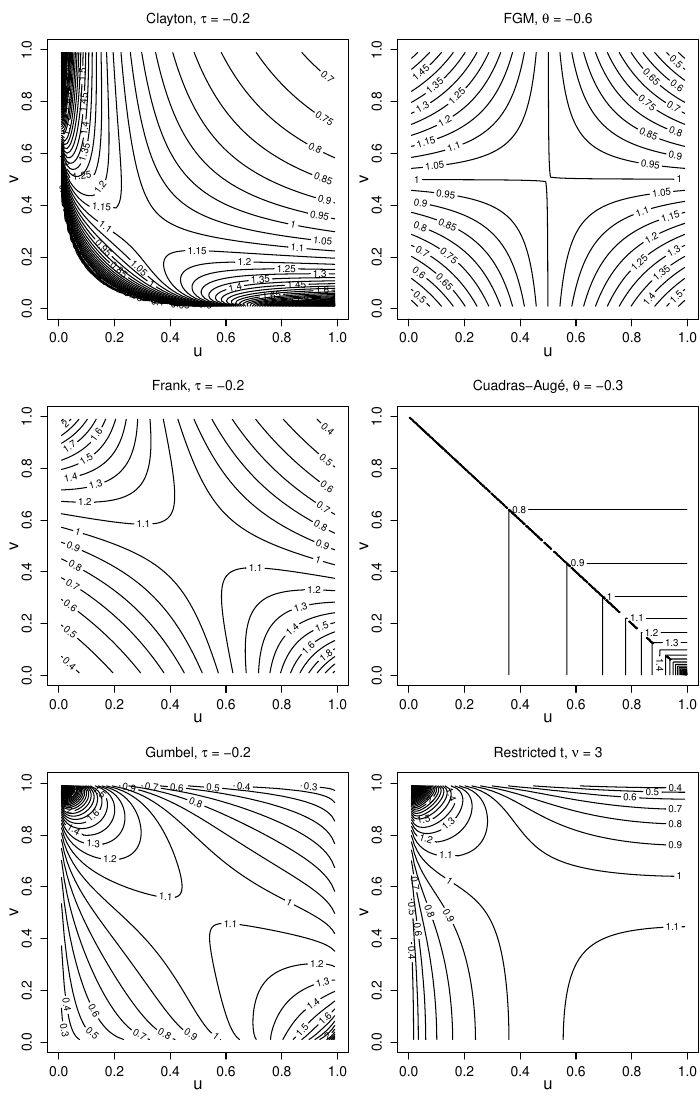

Write the R code that produced this figure.
rm(list=ls(all=TRUE))
library(copula)
library(mvtnorm)

Delta = 0.01
#pdf("All_6_Figures.pdf", width=7, height=11)

par(mfcol=c(3,2))
par(mar=c(3.6,3.6,3,0.1))

if(1==1){
u = seq(Delta,1-Delta,by=Delta); v = u; 
nu = length(u); nv = nu; 
cop = claytonCopula(iTau(claytonCopula(),-0.2))
w = c(); 
for(i in 1:nu){
  for(j in 1:nv){
    w = c(w,dCopula(c(u[i],v[j]),cop))
  }
}
cuv<-t(matrix(w,nrow=nu,byrow=TRUE))

contour(x=u, y=v, z=cuv,
        xlab="", ylab="", 
        xlim = c(0,1),
        ylim = c(0,1),
        nlevels = 50,
        main=expression(paste("Clayton, ",tau," = -0.2")), 
        cex.axis=1.2, cex.main=1.3
        )
mtext("u", side=1, line=2)
mtext("v", side=2, line=2)
}

if(1==1){
  u = seq(Delta,1-Delta,by=Delta); v = u; 
  nu = length(u); nv = nu; 
  cop = frankCopula(iTau(frankCopula(),-0.2))
  w = c(); 
  for(i in 1:nu){
    for(j in 1:nv){
      w = c(w,dCopula(c(u[i],v[j]),cop))
    }
  }
  cuv<-t(matrix(w,nrow=nu,byrow=TRUE))
  
  contour(x=u, y=v, z=cuv,
          xlab="", ylab="", 
          xlim = c(0,1),
          ylim = c(0,1),
          nlevels = 20, 
          main=expression(paste("Frank, ",tau," = -0.2")), 
          cex.axis=1.2, cex.main=1.3
          )
  mtext("u", side=1, line=2)
  mtext("v", side=2, line=2)
}

if(1==1){
  u = seq(Delta,1-Delta,by=Delta); v = u; 
  nu = length(u); nv = nu; 
  cop = gumbelCopula(iTau(gumbelCopula(),0.2))
  w = c(); 
  for(i in 1:nu){
    for(j in 1:nv){
      w = c(w,dCopula(c(u[i],1-v[j]),cop))
    }
  }
  cuv<-t(matrix(w,nrow=nu,byrow=TRUE))
  
  contour(x=u, y=v, z=cuv,
          xlab="", ylab="", 
          xlim = c(0,1),
          ylim = c(0,1),
          nlevels = 100, 
          main=expression(paste("Gumbel, ",tau," = -0.2")), 
          cex.axis=1.2, cex.main=1.3
          )
  mtext("u", side=1, line=2)
  mtext("v", side=2, line=2)
}

if(1==1){
  u = seq(Delta,1-Delta,by=Delta); v = u; 
  nu = length(u); nv = nu; 
  cop = fgmCopula(-0.6)
  w = c(); 
  for(i in 1:nu){
    for(j in 1:nv){
      w = c(w,dCopula(c(u[i],v[j]),cop))
    }
  }
  cuv<-t(matrix(w,nrow=nu,byrow=TRUE))
  
  contour(x=u, y=v, z=cuv,
          xlab="", ylab="", 
          xlim = c(0,1),
          ylim = c(0,1),
          nlevels = 20, 
          main=expression(paste("FGM, ",theta," = -0.6")), 
          cex.axis=1.2, cex.main=1.3
          )
  mtext("u", side=1, line=2)
  mtext("v", side=2, line=2)
}

if(1==1){
  dCA_copula = function(u,v,theta=0.3){
    I1 = c(u<v); I2 = c(u>v); I3 = c(u==v);
    dCA_copula = (
      I1 * (1-theta)*v^(-theta)
      + I2 * (1-theta)*u^(-theta)
      + I3 * theta*u^(1-theta)
    )
    return(dCA_copula)
  }
  
  Delta_s = 0.25*Delta
  u = seq(Delta_s,1-Delta_s,by=Delta_s); v = u;
  nu = length(u); nv = nu;
  w = c();
  for(i in 1:nu){
    for(j in 1:nv){
      w = c(w,dCA_copula(u[i],1-v[j]))
    }
  }
  cuv<-t(matrix(w,nrow=nu,byrow=TRUE))
  
  contour(x=u, y=v, z=cuv,
          xlab="", ylab="",
          xlim = c(0,1),
          ylim = c(0,1),
          nlevels = 50, 
          main=expression(paste("Cuadras-Augé, ",theta," = -0.3")), 
          cex.axis=1.2, cex.main=1.3
          )
  mtext("u", side=1, line=2)
  mtext("v", side=2, line=2)
}

if(1==1){
  Nu = 3
  u = seq(Delta,1-Delta,by=Delta); v = u; 
  nu = length(u); nv = nu; 
  w = c(); 
  for(i in 1:nu){
    for(j in 1:nv){
      w = c(w,dmvt(c(qt(u[i]/2+0.5,df=Nu),qt((1-v[j])/2+0.5,df=Nu)), 
                   delta = rep(0, 2), sigma = diag(2), df = Nu, log = F)/
              (dt(qt(u[i]/2+0.5,df=Nu),df=Nu)
               *dt(qt((1-v[j])/2+0.5,df=Nu),df=Nu))
      )
    }
  }
  cuv<-t(matrix(w,nrow=nu,byrow=TRUE))
  
  contour(x=u, y=v, z=cuv,
          xlab="", ylab="", 
          xlim = c(0,1),
          ylim = c(0,1),
          nlevels = 100, 
          main=expression(paste("Restricted t, ", nu," = 3")), 
          cex.axis=1.2, cex.main=1.3
          )
  mtext("u", side=1, line=2)
  mtext("v", side=2, line=2)
}

par(mfrow=c(1,1))
#dev.off()